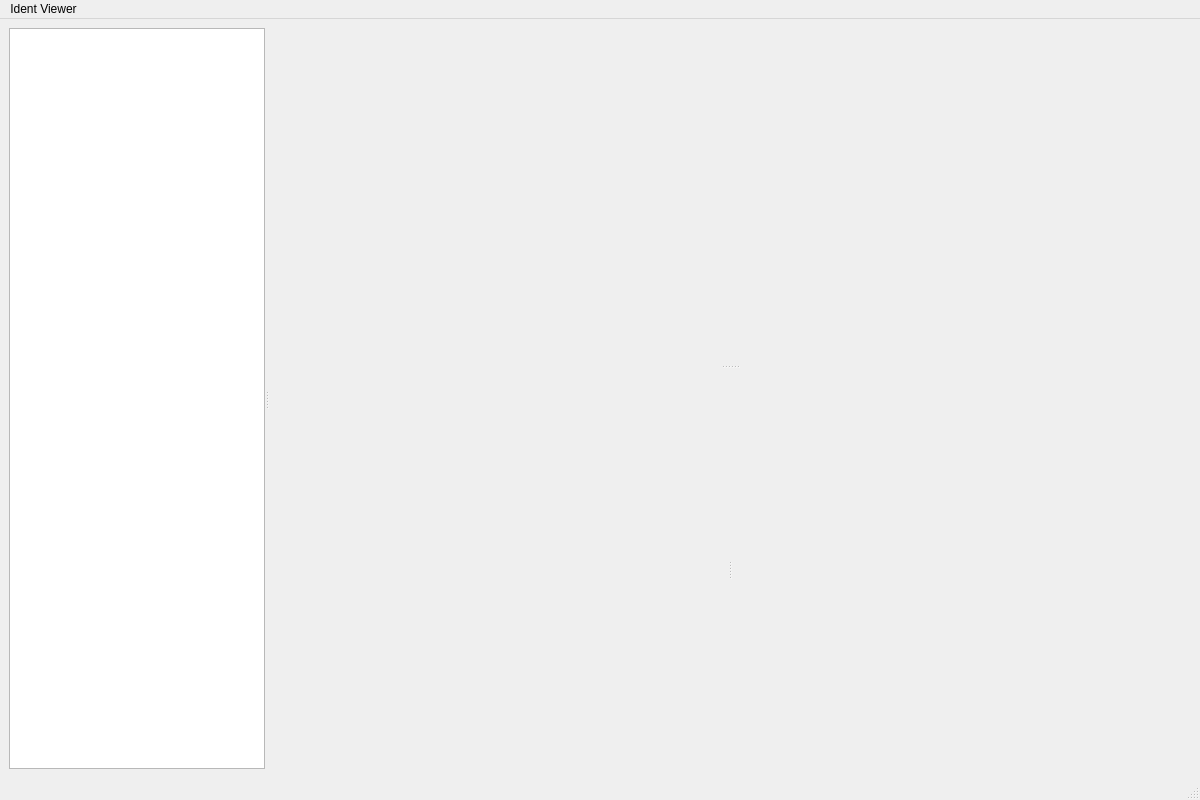
<?xml version="1.0" encoding="UTF-8"?>
<ui version="4.0">
 <class>MainWindow</class>
 <widget class="QMainWindow" name="MainWindow">
  <property name="geometry">
   <rect>
    <x>0</x>
    <y>0</y>
    <width>1200</width>
    <height>800</height>
   </rect>
  </property>
  <property name="windowTitle">
   <string>MainWindow</string>
  </property>
  <widget class="QWidget" name="centralwidget">
   <property name="sizePolicy">
    <sizepolicy hsizetype="Expanding" vsizetype="Expanding">
     <horstretch>1</horstretch>
     <verstretch>1</verstretch>
    </sizepolicy>
   </property>
   <layout class="QGridLayout" name="gridLayout">
    <item row="0" column="0">
     <widget class="QSplitter" name="splitter_3">
      <property name="sizePolicy">
       <sizepolicy hsizetype="Expanding" vsizetype="Expanding">
        <horstretch>1</horstretch>
        <verstretch>1</verstretch>
       </sizepolicy>
      </property>
      <property name="orientation">
       <enum>Qt::Horizontal</enum>
      </property>
      <widget class="QTreeView" name="tree_view">
       <property name="sizePolicy">
        <sizepolicy hsizetype="Maximum" vsizetype="Expanding">
         <horstretch>0</horstretch>
         <verstretch>1</verstretch>
        </sizepolicy>
       </property>
       <property name="autoFillBackground">
        <bool>false</bool>
       </property>
       <property name="alternatingRowColors">
        <bool>false</bool>
       </property>
       <property name="selectionMode">
        <enum>QAbstractItemView::SingleSelection</enum>
       </property>
       <property name="selectionBehavior">
        <enum>QAbstractItemView::SelectRows</enum>
       </property>
      </widget>
      <widget class="QSplitter" name="splitter_2">
       <property name="sizePolicy">
        <sizepolicy hsizetype="Expanding" vsizetype="Expanding">
         <horstretch>1</horstretch>
         <verstretch>1</verstretch>
        </sizepolicy>
       </property>
       <property name="orientation">
        <enum>Qt::Vertical</enum>
       </property>
       <widget class="SpectrumPlotter" name="spectrum_plotter" native="true">
        <property name="sizePolicy">
         <sizepolicy hsizetype="Expanding" vsizetype="Expanding">
          <horstretch>1</horstretch>
          <verstretch>1</verstretch>
         </sizepolicy>
        </property>
        <property name="minimumSize">
         <size>
          <width>0</width>
          <height>300</height>
         </size>
        </property>
       </widget>
       <widget class="QSplitter" name="splitter">
        <property name="sizePolicy">
         <sizepolicy hsizetype="Expanding" vsizetype="Expanding">
          <horstretch>1</horstretch>
          <verstretch>1</verstretch>
         </sizepolicy>
        </property>
        <property name="minimumSize">
         <size>
          <width>0</width>
          <height>400</height>
         </size>
        </property>
        <property name="baseSize">
         <size>
          <width>0</width>
          <height>0</height>
         </size>
        </property>
        <property name="orientation">
         <enum>Qt::Horizontal</enum>
        </property>
        <widget class="PeakmapPlotter" name="peakmap_plotter" native="true">
         <property name="sizePolicy">
          <sizepolicy hsizetype="Expanding" vsizetype="Expanding">
           <horstretch>1</horstretch>
           <verstretch>1</verstretch>
          </sizepolicy>
         </property>
        </widget>
        <widget class="ChromatogramPlotter" name="chromatogram_plotter" native="true">
         <property name="sizePolicy">
          <sizepolicy hsizetype="Expanding" vsizetype="Expanding">
           <horstretch>1</horstretch>
           <verstretch>1</verstretch>
          </sizepolicy>
         </property>
        </widget>
       </widget>
      </widget>
     </widget>
    </item>
   </layout>
  </widget>
  <widget class="QMenuBar" name="menubar">
   <property name="geometry">
    <rect>
     <x>0</x>
     <y>0</y>
     <width>1200</width>
     <height>22</height>
    </rect>
   </property>
   <property name="nativeMenuBar">
    <bool>false</bool>
   </property>
   <widget class="QMenu" name="menuIdent_Viewer">
    <property name="title">
     <string>Ident Viewer</string>
    </property>
    <addaction name="separator"/>
    <addaction name="action_open_file"/>
    <addaction name="separator"/>
    <addaction name="action_preferences"/>
    <addaction name="separator"/>
    <addaction name="action_quit"/>
   </widget>
   <addaction name="menuIdent_Viewer"/>
  </widget>
  <widget class="QStatusBar" name="statusbar"/>
  <action name="action_preferences">
   <property name="text">
    <string>Preferences</string>
   </property>
   <property name="shortcut">
    <string>Ctrl+P</string>
   </property>
  </action>
  <action name="action_quit">
   <property name="text">
    <string>Quit</string>
   </property>
   <property name="shortcut">
    <string>Ctrl+Q</string>
   </property>
  </action>
  <action name="action_open_file">
   <property name="text">
    <string>Open File</string>
   </property>
   <property name="shortcut">
    <string>Ctrl+O</string>
   </property>
  </action>
 </widget>
 <customwidgets>
  <customwidget>
   <class>SpectrumPlotter</class>
   <extends>QWidget</extends>
   <header>spectrumplotter.h</header>
   <container>1</container>
  </customwidget>
  <customwidget>
   <class>PeakmapPlotter</class>
   <extends>QWidget</extends>
   <header>peakmapplotter.h</header>
   <container>1</container>
  </customwidget>
  <customwidget>
   <class>ChromatogramPlotter</class>
   <extends>QWidget</extends>
   <header>chromatogramplotter.h</header>
   <container>1</container>
  </customwidget>
 </customwidgets>
 <resources/>
 <connections>
  <connection>
   <sender>action_quit</sender>
   <signal>triggered()</signal>
   <receiver>MainWindow</receiver>
   <slot>close()</slot>
   <hints>
    <hint type="sourcelabel">
     <x>-1</x>
     <y>-1</y>
    </hint>
    <hint type="destinationlabel">
     <x>599</x>
     <y>399</y>
    </hint>
   </hints>
  </connection>
  <connection>
   <sender>action_preferences</sender>
   <signal>triggered()</signal>
   <receiver>MainWindow</receiver>
   <slot>edit_preferences()</slot>
   <hints>
    <hint type="sourcelabel">
     <x>-1</x>
     <y>-1</y>
    </hint>
    <hint type="destinationlabel">
     <x>599</x>
     <y>399</y>
    </hint>
   </hints>
  </connection>
 </connections>
 <slots>
  <slot>edit_preferences()</slot>
 </slots>
</ui>
